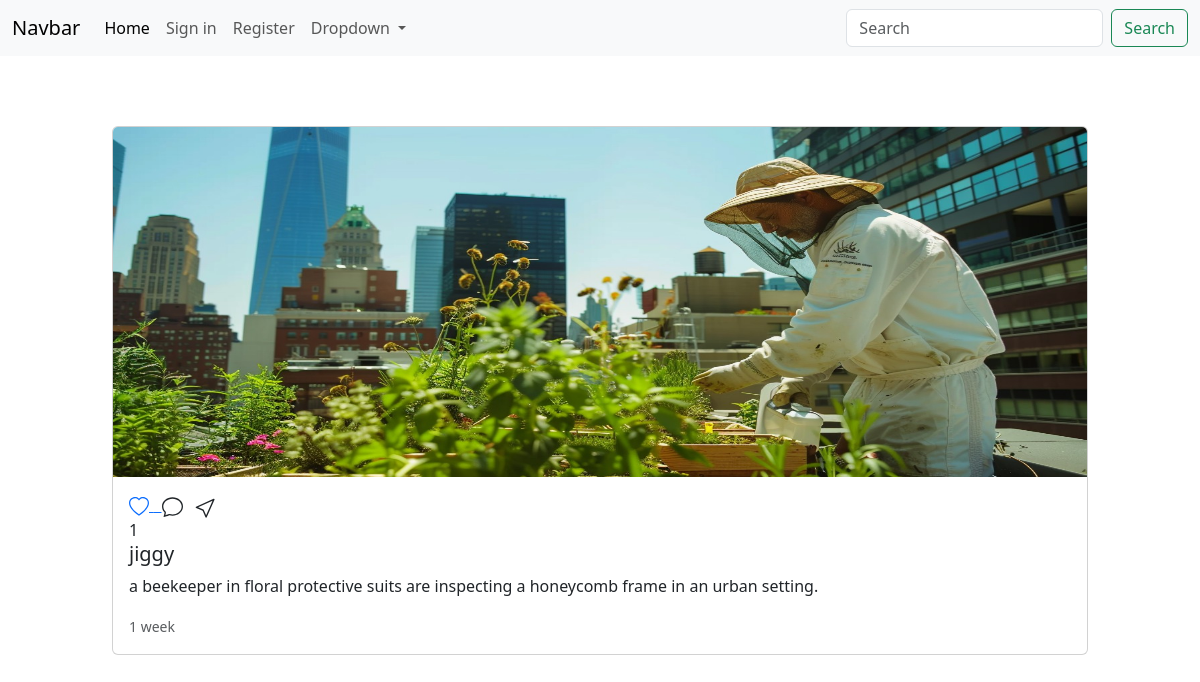
Before: /post/5/ with the older database file.
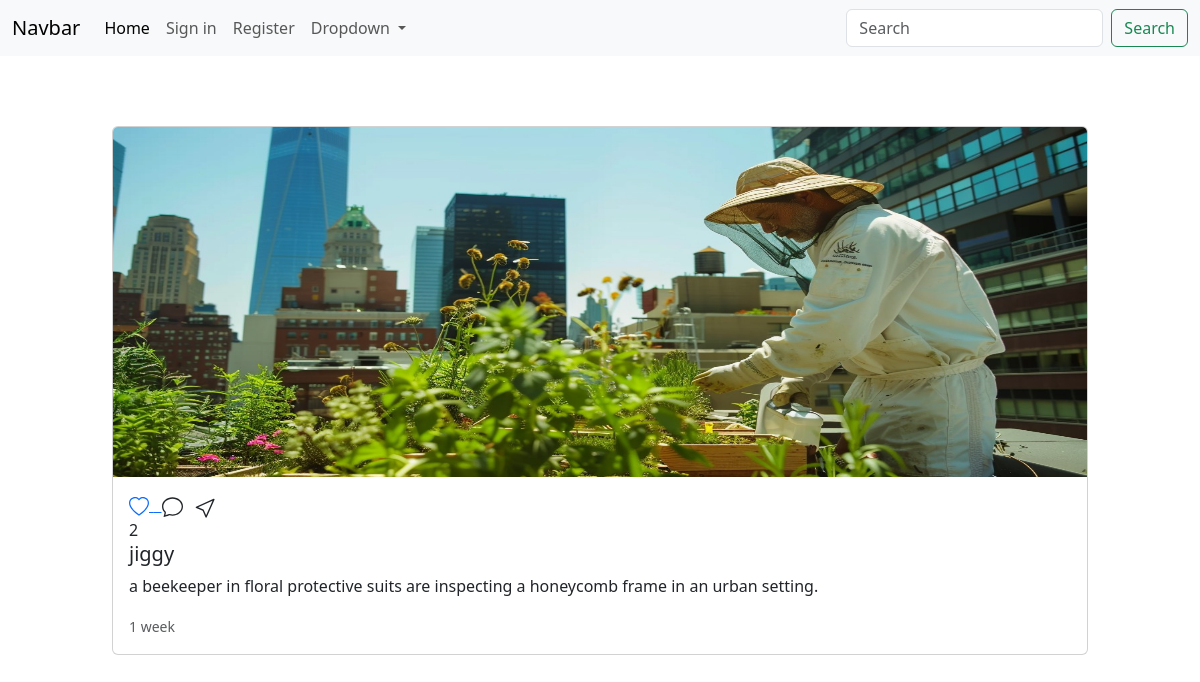
After: the same page with the newer database file.
### main/models.py (models this page shows, shortened)
class Post(models.Model):
    user = models.ForeignKey(User,on_delete=models.CASCADE)
    image = models.ImageField(upload_to='posts/')
    caption = models.TextField(blank=True)
    create_at = models.DateTimeField(auto_now_add=True)
    likes = models.IntegerField(default=0)

### main/views.py (the view)
# urls.py: path('post/<int:post_id>/',views.post_detail,name='post_detail'),
def post_detail(request,post_id):
    post = Post.objects.get(id=post_id)
    context = {"post":post}
    return render(request,'post.html',context)

### templates/post.html (shortened to what this page needs)
{% extends 'partial/main.html' %}
{% load static %}
{% block content %}
<div class="container">
    <div class="row">
        <div class="col-12">
            <div class="ion">
                <div class="card mb-2 col-sm-12 ">
                    <img src="{{post.image.url}}" class="card-img-top" alt="...">
                    <div class="card-body">
                        <div class="run">
                            <a href="{% url 'like_detail' post.id %}">
                            </a>
                        </div>
                        {{post.likes}}
                      <h5 class="card-title">{{post.user}}</h5>
                      <p class="card-text">{{post.caption}}</p>
                      <p class="card-text"><small class="text-body-secondary">{{post.create_at|timesince}}</small></p>
                    </div>
                </div>
            </div>
        </div>
    </div>
</div>
{% endblock %}

Changed rows visible on the page:
changed Post "jiggy": likes "1" → "2"
